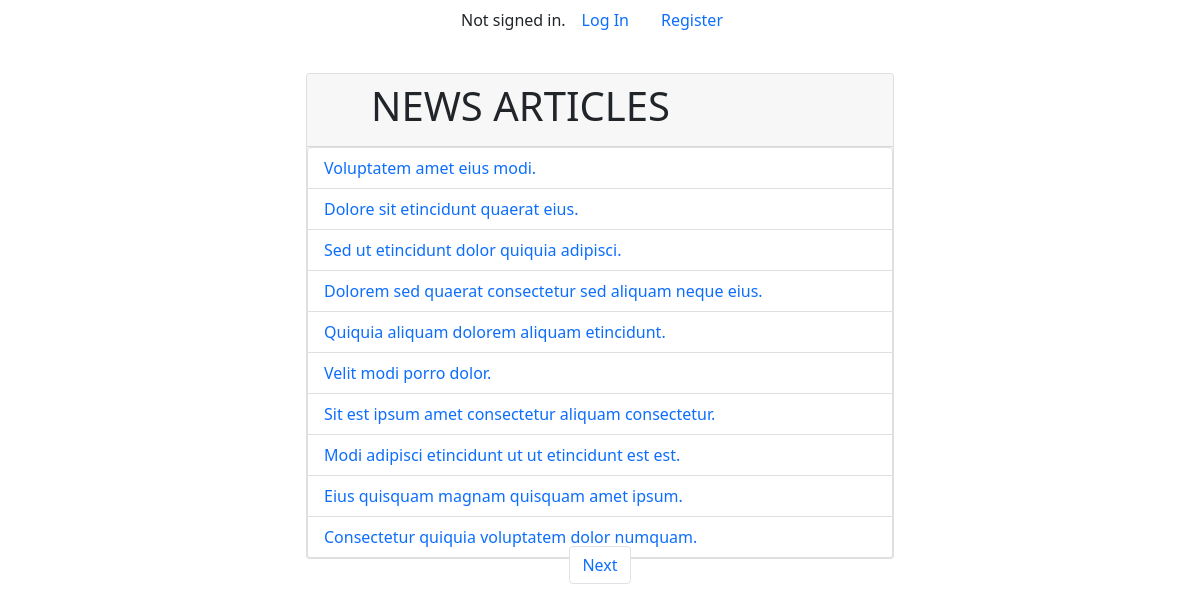
Before: / with the older database file.
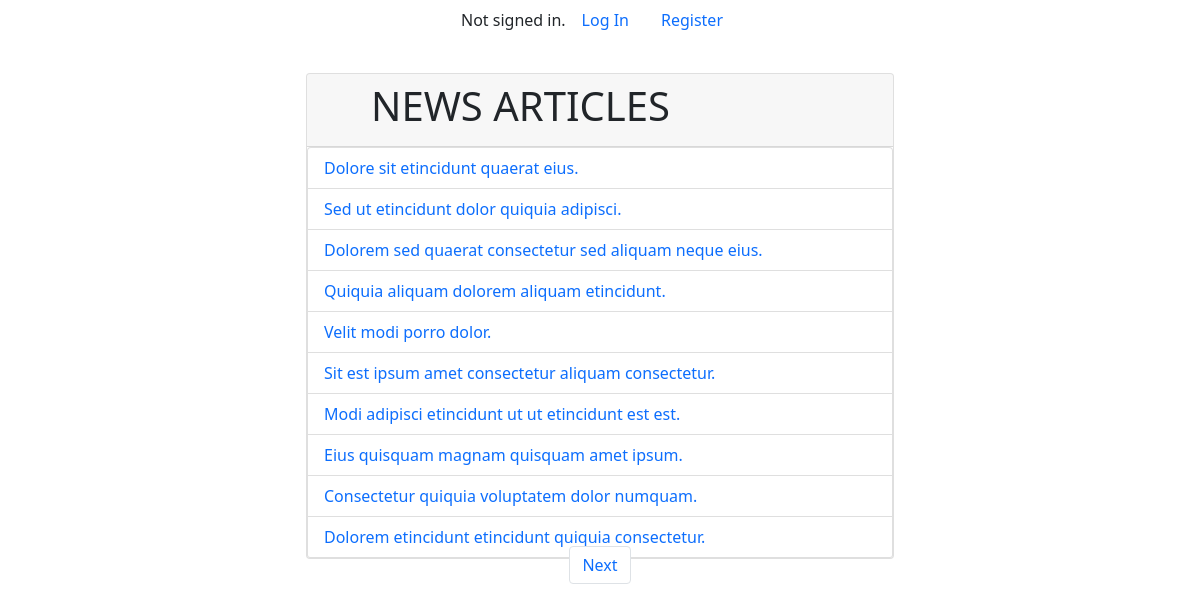
After: the same page with the newer database file.
### news/models.py (models this page shows)
class Article(models.Model):
    title = models.CharField(max_length=200)
    content = models.TextField()
    author = models.ForeignKey(User, on_delete=models.CASCADE)
    image_url = models.URLField(max_length=200, blank=True)
    created_at = models.DateTimeField(auto_now_add=True)
    updated_at = models.DateTimeField(auto_now=True)

### news/views.py (the view)
# urls.py: path('', views.index, name='index'),
def index(request):
    articles = Article.objects.all().order_by('-updated_at')
    paginator = Paginator(articles, 10)
    page_number = request.GET.get('page')
    page_obj = paginator.get_page(page_number)
    return render(request, 'news/index.html', {'page_obj': page_obj})

### news/templates/news/index.html (shortened to what this page needs)
{% extends "news/layout.html" %}
{% load static %}
{% block body %}
    <div class="card width top-m">
        <div class="card-header">
          <div class="row">
            <div
            class="{% if user.is_authenticated and user.is_editor and user.author == request.user %}
            col-6
            {% else %}
            col-12
            {% endif %}">
              <h1 class="text-uppercase ms-5">
                News Articles
              </h1>
            </div>
          </div>
        </div>
        <div class="list-group">
          {% for article in page_obj %}
          <div
          class="list-group-item list-group-item-action d-flex flex-row justify-content-between"
          aria-current="true">
            <a href="{% url 'news:article_detail' article.id %}"
            class="text-decoration-none {% if user.is_authenticated and user.is_editor and user.author == request.user %}
            col-10
            {% else %}
            col-12
            {% endif %}"
            aria-current="true">
              {{ article.title }}
            </a>
          </div>
          {% endfor %}
        </div>
    </div>
    <nav aria-label="Page navigation example" class="position-absolute down_pagination">
      <ul class="pagination">
          {% if page_obj.has_next %}
              <li class="page-item">
                  <a class="text-decoration-none page-link" href="?page={{ page_obj.next_page_number }}">Next</a>
              </li>
          {% endif %}
      </ul>
  </nav>
{% endblock %}

Changed rows visible on the page:
removed Article: title "Voluptatem amet eius modi."
now on this page (row unchanged): Article: title "Dolorem etincidunt etincidunt quiquia consectetur."
